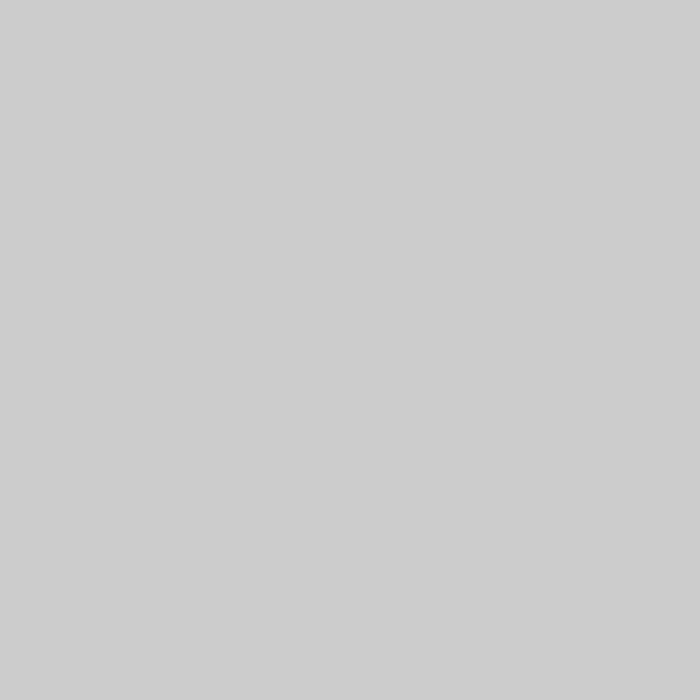
Frame 1 (no input)
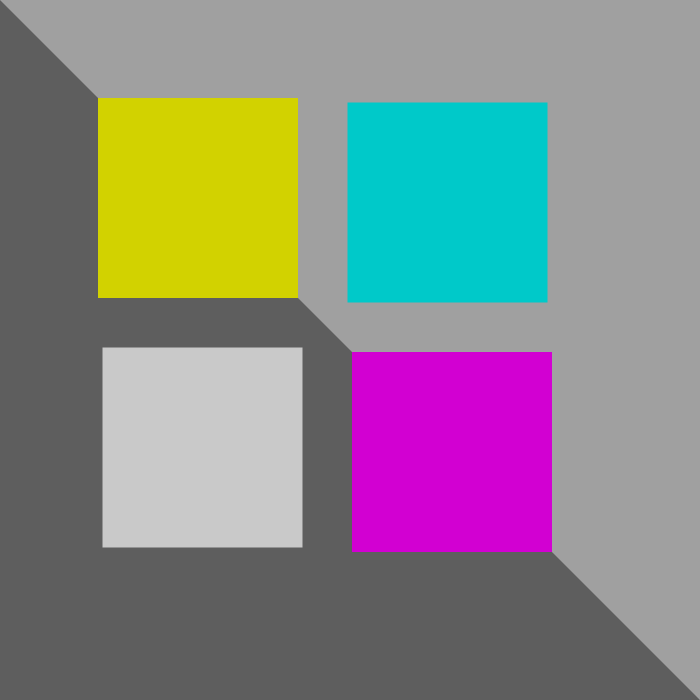
Frame 60 (the mouse pressed at the canvas centre just before this capture)
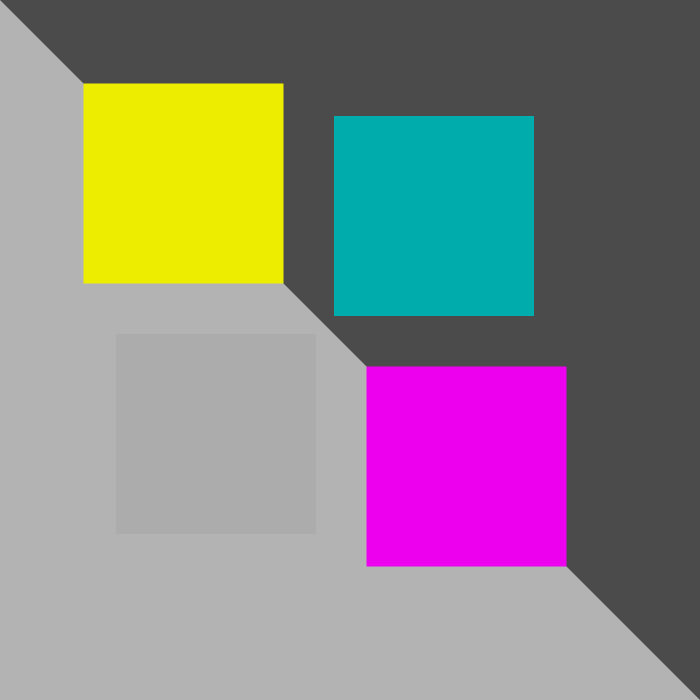
Frame 120 (the mouse held since frame 60 and released just before this capture)

The Processing sketch that drew these frames (run headless with seeded random() and noise(); from frame 60 on, the mouse is pressed at the canvas centre):

// Processing sketch: processing_159000
// ── processing_159000.pde

//joseph albers interaction of color - color value, hues

int timer = 0;
float rand1a = 0;
float rand1b = 0;
float rand2a = 0;
float rand2b = 0;
float rand3a = 0;
float rand3b = 0;
float rand4a = 0;
float rand4b = 0;
float bw = 0;
float check = 0;
float bw2 = 100;
float check2 = 0;


void setup() {
  size(700,700);
  
}

void draw(){
  if (timer > 6) {

  background(255-rand1a);
  fill(rand1a);
  triangle(0,0,0,800,800,800);
  rand1a = random(255);
  rand1b = random(255);
  rand2a = random(100);
  rand2b = random(100);
  rand3a = random(100);
  rand3b = random(100);
  rand4a = random(100);
  rand4b = random(100);
  noStroke();
  fill(155+bw,155+bw,0);
  rect(75+(bw2*.5),75+(bw2*.5),200,200);
  fill(0,155+bw2,155+bw2);
  rect(375-(bw*.5),75+(bw*.5),200,200);
  fill(155+bw,0,155+bw);
  rect(375-(bw2*.5),375-(bw2*.5),200,200);
  fill(155+bw2,155+bw2,155+bw2);
  rect(75+(bw*.5),375-(bw*.5),200,200);
  timer = 0;
  }
  else{
    timer = timer +1;
    
  }
  if (check==0){
    if (bw < 100){
      bw = bw+1;
    }
    else{ check=1;
  }
  }
  else{
    if (bw>0){
      bw = bw-1;
    }
    else{ check=0;
    }
  }
  
  if (check2==0){
    if (bw2 < 100){
      bw2 = bw2+1;
    }
    else{ check2=1;
  }
  }
  else{
    if (bw2>0){
      bw2 = bw2-1;
    }
    else{ check2=0;
    }
  }
}
